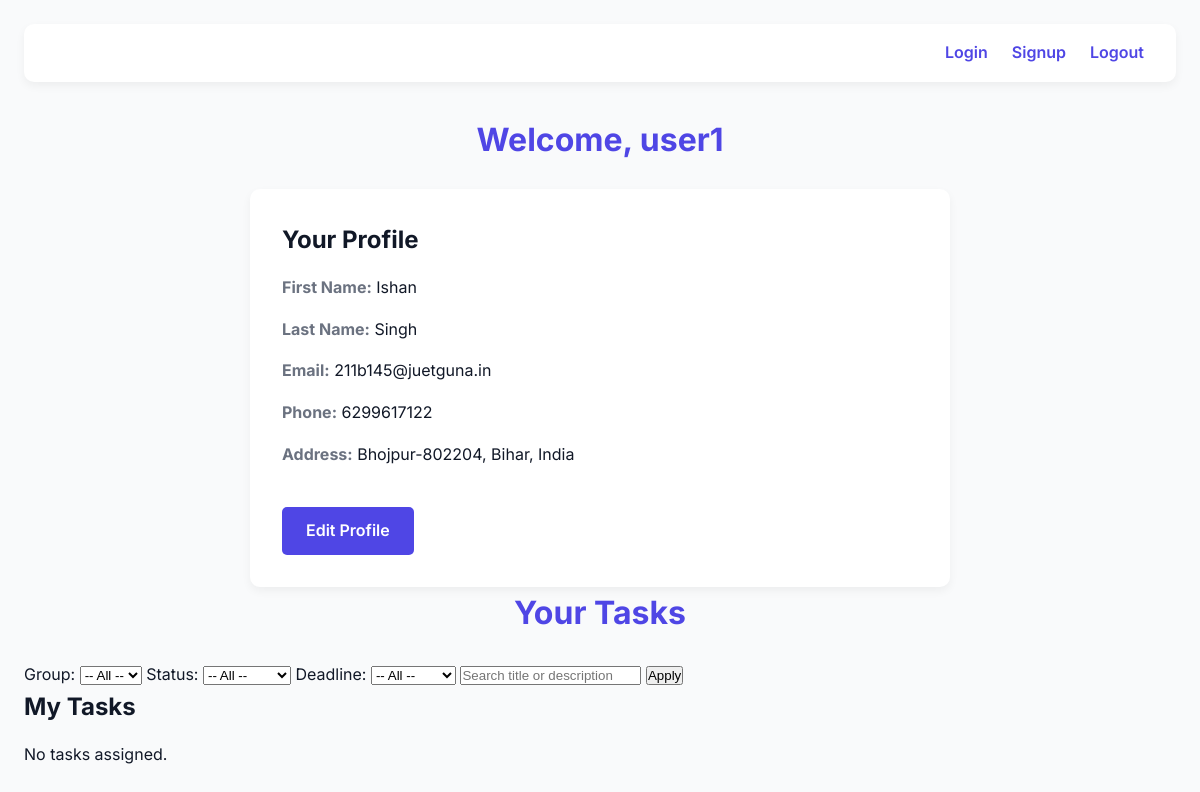
/dashboard/ (signed in), run on an earlier commit of the app's database.
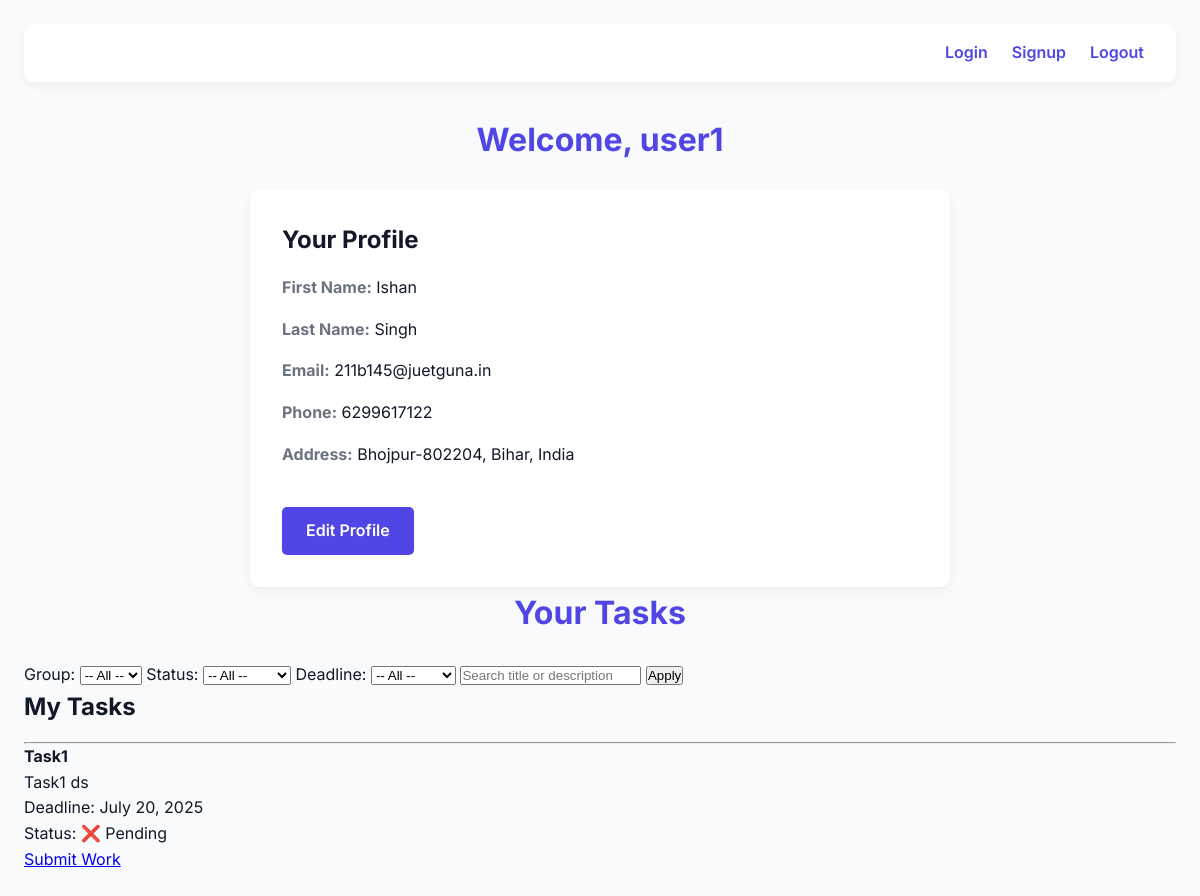
And on a later commit of the database.
### app/models.py (models this page shows, shortened)
class Task(models.Model):
    group=models.ForeignKey(Group,on_delete=models.CASCADE)
    assigned_to=models.ForeignKey(User,on_delete=models.CASCADE)
    title=models.CharField(max_length=200)
    description=models.TextField()
    deadline=models.DateField()
    uploaded_file=models.FileField(upload_to='uploads/',blank=True,null=True)
    user_description=models.TextField(blank=True,null=True)
    is_completed=models.BooleanField(default=False)

### app/views.py (the view)
# urls.py: path('dashboard/',dashboard_view,name='dashboard'),
def dashboard_view(request):
    profile, created = Profile.objects.get_or_create(user=request.user)
    tasks=Task.objects.filter(assigned_to=request.user).select_related('group')
    group_id=request.GET.get('group')
    is_completed=request.GET.get('completed')
    due=request.GET.get('due')
    search=request.GET.get('search')
    if group_id:
        tasks=tasks.filter(group_id=group_id)
    if is_completed=='yes':
        tasks=tasks.filter(is_completed=True)
    elif is_completed=='no':
        tasks=tasks.filter(is_completed=False)
    if due=='today':
        today=timezone.now().date()
        tasks=tasks.filter(deadline=today)
    elif due=='this_week':
        today=timezone.now().date()
        week_end=today+timedelta(days=7)
        tasks=tasks.filter(deadline__range=[today,week_end])
    groups=Group.objects.filter(members=request.user)
    return render(request,'dashboard.html',{ 'profile_detail':profile,'tasks':tasks,'filter_values':{
        'group':group_id,
        'completed':is_completed,
         'due':due,
            'search':search   }})

### app/templates/dashboard.html (shortened to what this page needs)
{% load static %}
<!DOCTYPE html>
<html lang="en">
<head>
    <link rel="stylesheet" href="{% static 'style1.css' %}">
</head>
<body>
    <nav>
        <a href="/login/">Login</a>
        <a href="/signup/">Signup</a>
        <a href="/logout/">Logout</a>
    </nav>
    <h2>Welcome, {{ request.user.username }}</h2>
    <div class="profile-container">
        <h3>Your Profile</h3>
        <ul>
            <li><strong>First Name:</strong> {{ profile_detail.firstname }}</li>
            <li><strong>Last Name:</strong> {{ profile_detail.lastname }}</li>
            <li><strong>Email:</strong> {{ profile_detail.email }}</li>
            <li><strong>Phone:</strong> {{ profile_detail.phone }}</li>
            <li><strong>Address:</strong> {{ profile_detail.address }}</li>
            <a href="{% url 'profile_edit' %}">Edit Profile</a>
        </ul>
    </div>
    <h2>Your Tasks</h2>
<form method="get">
    <label>Group:</label>
    <select name="group">
        <option value="">-- All --</option>
    </select>
    <label>Status:</label>
    <select name="completed">
        <option value="">-- All --</option>
    </select>
    <label>Deadline:</label>
    <select name="due">
        <option value="">-- All --</option>
    </select>
    <input type="text" name="search" placeholder="Search title or description"
           value="{{ filter_values.search|default_if_none:'' }}" />
    <button type="submit">Apply</button>
</form>
    <h3>My Tasks</h3>
    {% for task in tasks %}
        <hr>
        <strong>{{ task.title }}</strong><br>
        {{ task.description }}<br>
        Deadline: {{ task.deadline }}<br>
        Status: {% if task.is_completed %}✅ Completed{% else %}❌ Pending{% endif %}<br>
        {% if not task.is_completed %}
            <a href="/update-task/{{ task.id }}/">Submit Work</a>
        {% endif %}
    {% empty %}
        No tasks assigned.
    {% endfor %}
</body>
</html>

What changed in the data, as far as the page shows it:
added Task: title "Task1", description "Task1 ds", deadline "July 20, 2025", is_completed "❌ Pending"
Also different on the page:
text no longer shown: "No tasks assigned."
